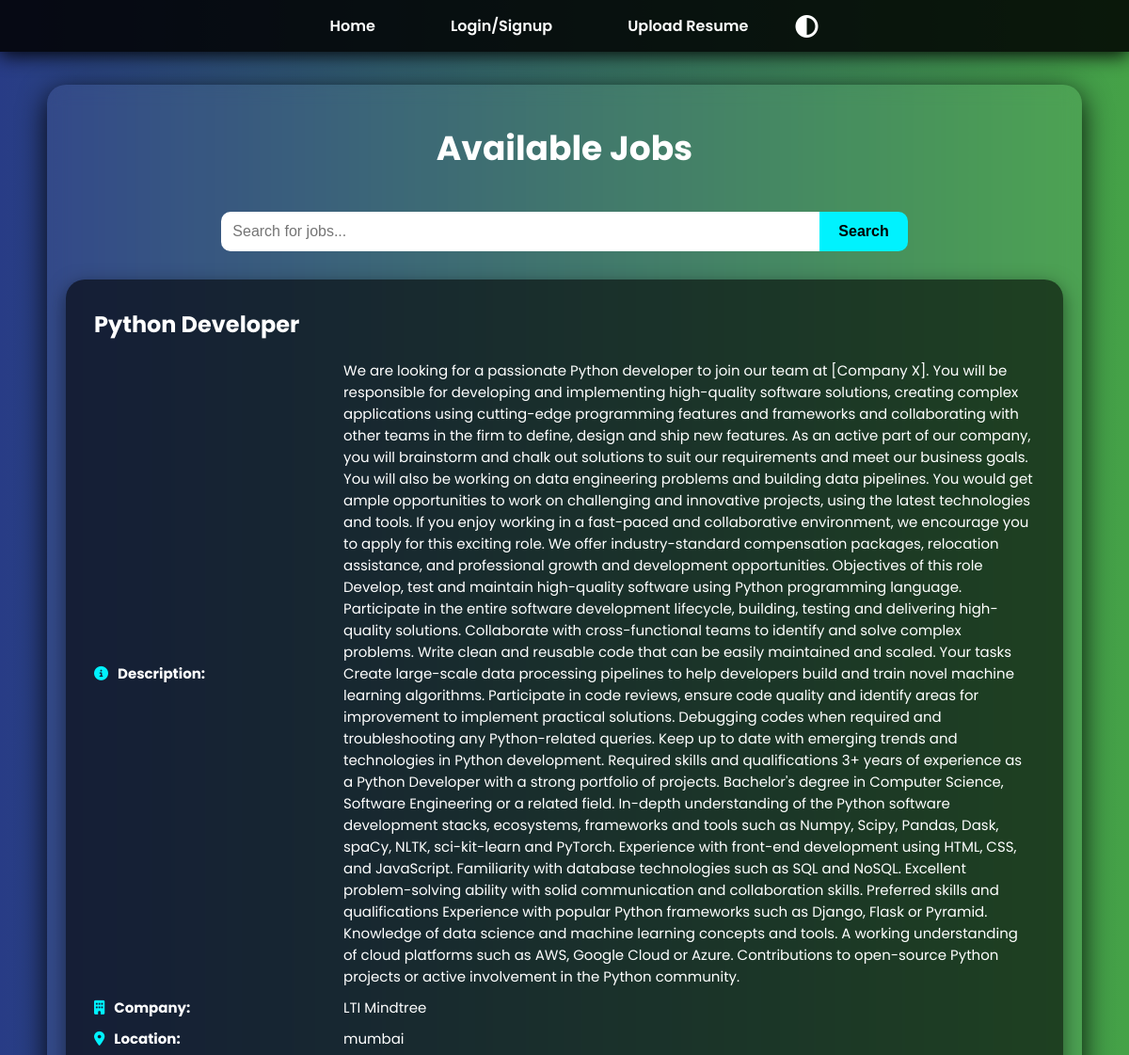
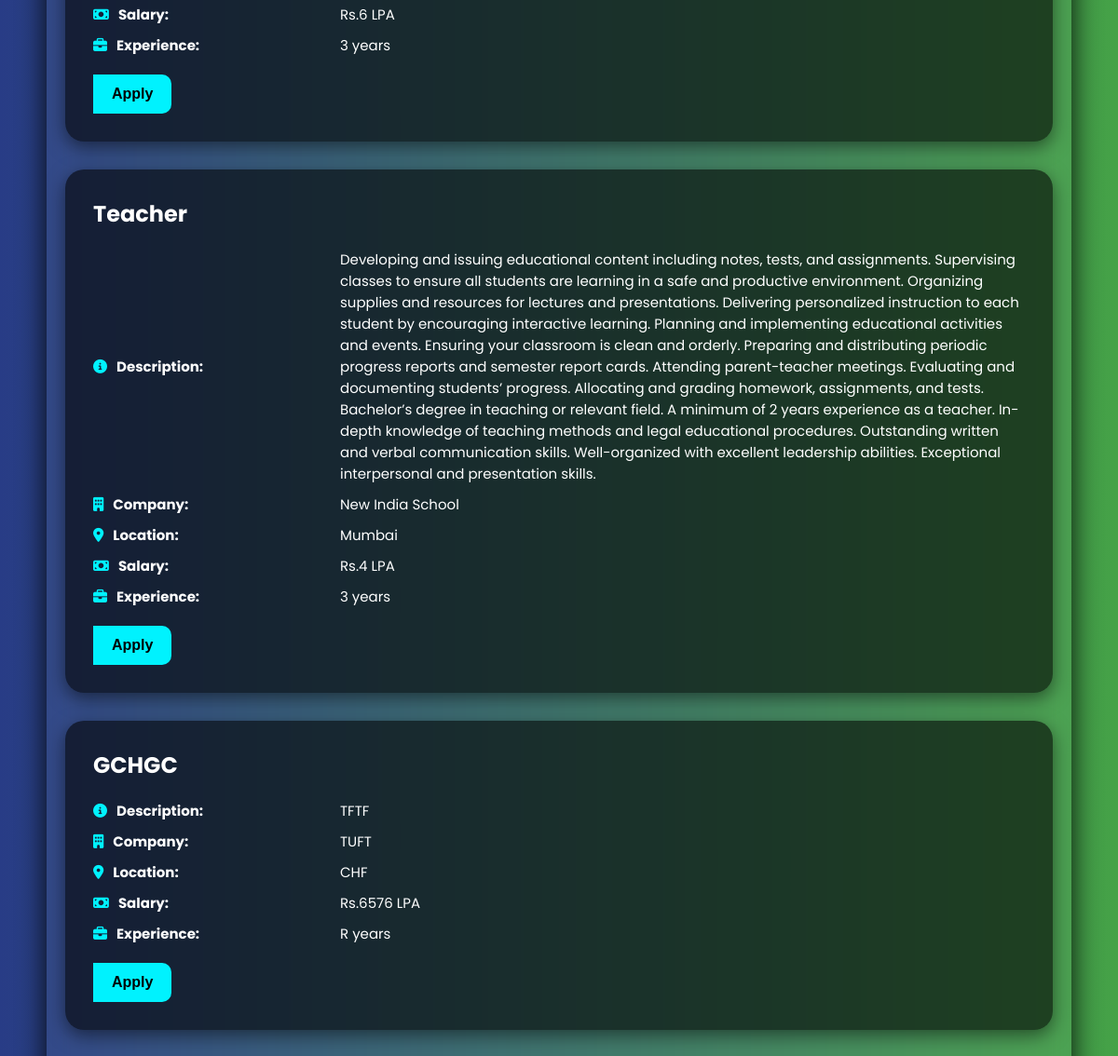
The page /view_jobs on the database its author committed (2 pictures, top to bottom).
### tables this page shows
CREATE TABLE jobs (
                        id INTEGER PRIMARY KEY AUTOINCREMENT,
                        title TEXT,
                        description TEXT,
                        salary TEXT,
                        experience TEXT,
                        company_name TEXT,
                        location TEXT,
                        responsibilities TEXT,
                        recruiter_id INTEGER, skills TEXT,
                        FOREIGN KEY (recruiter_id) REFERENCES recruiters(id));

### app.py (the view)
@app.route('/view_jobs')
def view_jobs():
    conn = get_db()
    cursor = conn.cursor()
    search_query = request.args.get('search', '').strip()  # Get search query from request
    sql_query = "SELECT * FROM jobs"
    params = []
    if search_query:
        sql_query += " WHERE title LIKE ? OR company_name LIKE ? OR location LIKE ?"
        search_pattern = f"%{search_query}%"
        params.extend([search_pattern, search_pattern, search_pattern])
    cursor.execute(sql_query, params)
    jobs = [dict(row) for row in cursor.fetchall()]  # Convert jobs to dictionaries
    jobs_with_applications = []
    for job in jobs:
        job_id = job['id']
        cursor.execute("""
            SELECT applications.id as application_id, applications.candidate_id, candidates.name
            FROM applications
            JOIN candidates ON applications.candidate_id = candidates.id
            WHERE applications.job_id = ?
        """, (job_id,))
        applications = [dict(row) for row in cursor.fetchall()]  # Convert to dictionaries
        jobs_with_applications.append({
            'job': job,  # Job as a dictionary
            'applications': applications
        })
    flash_messages = get_flashed_messages(with_categories=True)  # Get flashed messages
    return render_template('view_jobs.html', jobs=jobs_with_applications, flash_messages=flash_messages)

### app.py (called while the page is built)
def get_db():
    conn = sqlite3.connect(DATABASE)
    conn.row_factory = sqlite3.Row
    return conn

### templates/view_jobs.html (shortened to what this page needs)
<!DOCTYPE html>
<html lang="en">
<head>
</head>
<body>
  <nav>
    <ul class="navbar">
      <li><a href="{{ url_for('index') }}">Home</a></li>
      <li><a href="{{ url_for('login_signup') }}">Login/Signup</a></li>
      <li><a href="{{ url_for('upload_default_resume') }}">Upload Resume</a></li>
    </ul>
    <i class="fas fa-adjust toggle-icon" onclick="toggleMode()"></i>
  </nav>
  <div class="container">
    <h2>Available Jobs</h2>
    <form method="GET" action="{{ url_for('view_jobs') }}" class="search-form">
      <input type="text" name="search" class="search-input" placeholder="Search for jobs..." value="{{ request.args.get('search', '') }}">
      <button type="submit" class="btn">Search</button>
    </form>
    {% for job in jobs %}
    <div class="job">
      <h3>{{ job.job['title'] }}</h3>
      <div class="job-details-grid">
        <div><i class="fas fa-info-circle"></i> <strong>Description:</strong></div>
        <div>{{ job.job['description'] }}</div>
        <div><i class="fas fa-building"></i> <strong>Company:</strong></div>
        <div>{{ job.job['company_name'] }}</div>
        <div><i class="fas fa-map-marker-alt"></i> <strong>Location:</strong></div>
        <div>{{ job.job['location'] }}</div>
        <div><i class="fas fa-money-bill"></i> <strong>Salary:</strong></div>
        <div>Rs.{{ job.job['salary'] }} LPA</div>
        <div><i class="fas fa-briefcase"></i> <strong>Experience:</strong></div>
        <div>{{ job.job['experience'] }} years</div>
      </div>
      <div class="button-container">
        {% set has_applied = false %}
        {% if not has_applied %}
          <form action="{{ url_for('apply_job', job_id=job.job['id']) }}" method="POST">
            <button type="submit" class="btn">Apply</button>
          </form>
        {% endif %}
      </div>
    </div>
    {% endfor %}
  </div>
</body>
</html>

### templates/view_jobs.html (style rules this page uses)
* { margin: 0; padding: 0; box-sizing: border-box; }
body { font-family: 'Poppins', sans-serif; background: linear-gradient(to right, #283c86, #45a247); color: #fff; min-height: 100vh; padding-top: 90px; animation: fadeIn 1s ease-in; }
nav { background: rgba(0, 0, 0, 0.85); position: fixed; top: 0; width: 100%; padding: 15px 0; display: flex; justify-content: center; align-items: center; z-index: 1000; box-shadow: 0 4px 20px rgba(0,0,0,0.9); }
.navbar { display: flex; gap: 40px; list-style: none; }
.navbar a { color: #fff; font-weight: 600; text-decoration: none; padding: 10px 20px; border-radius: 30px; transition: all 0.3s ease-in-out; }
.toggle-icon { font-size: 24px; color: white; margin-left: 30px; cursor: pointer; }
.container { max-width: 1100px; margin: auto; padding: 40px 20px; background: rgba(255,255,255,0.05); border-radius: 20px; backdrop-filter: blur(10px); box-shadow: 0 8px 30px rgba(0,0,0,0.9); }
h2 { font-size: 36px; text-align: center; margin-bottom: 40px; color: #fff; }
.search-form { display: flex; justify-content: center; margin-bottom: 30px; }
.search-input { width: 60%; padding: 12px; font-size: 16px; border-radius: 10px 0 0 10px; border: none; outline: none; }
.btn { padding: 12px 20px; font-size: 16px; border: none; border-radius: 0 10px 10px 0; background: #00f2fe; color: #000; font-weight: bold; transition: all 0.3s ease-in-out; }
.job { background: rgba(0, 0, 0, 0.6); padding: 30px; border-radius: 20px; margin-bottom: 30px; transition: transform 0.3s; box-shadow: 0 6px 20px rgba(0,0,0,0.5); }
.job h3 { font-size: 24px; margin-bottom: 20px; color: #fff; }
.job-details-grid { display: grid; grid-template-columns: 1fr 3fr; row-gap: 10px; column-gap: 20px; margin-bottom: 20px; font-size: 15px; }
.job-details-grid div { display: flex; align-items: center; gap: 10px; }
.job-details-grid i { color: #00f2fe; }
.button-container { display: flex; gap: 15px; flex-wrap: wrap; }

### rows shown on the page
jobs: job "Python Developer", job.description "We are looking for a passionate Python developer to join our team at [Company X]. You will be responsible for developing and implementing high-quality software solutions, creating complex applications using cutting-edge programming features and frameworks and collaborating with other teams in the firm to define, design and ship new features. As an active part of our company, you will brainstorm and chalk out solutions to suit our requirements and meet our business goals. You will also be working on data engineering problems and building data pipelines. You would get ample opportunities to work on challenging and innovative projects, using the latest technologies and tools. If you enjoy…", job.company_name "LTI Mindtree", job.location "mumbai", job.salary "6", job.experience "3"
jobs: job "Teacher", job.description "Developing and issuing educational content including notes, tests, and assignments. Supervising classes to ensure all students are learning in a safe and productive environment. Organizing supplies and resources for lectures and presentations. Delivering personalized instruction to each student by encouraging interactive learning. Planning and implementing educational activities and events. Ensuring your classroom is clean and orderly. Preparing and distributing periodic progress reports and semester report cards. Attending parent-teacher meetings. Evaluating and documenting students’ progress. Allocating and grading homework, assignments, and tests. Bachelor’s degree in teaching or…", job.company_name "New India School", job.location "Mumbai", job.salary "4", job.experience "3"
jobs: job "GCHGC", job.description "TFTF", job.company_name "TUFT", job.location "CHF", job.salary "6576", job.experience "R"
